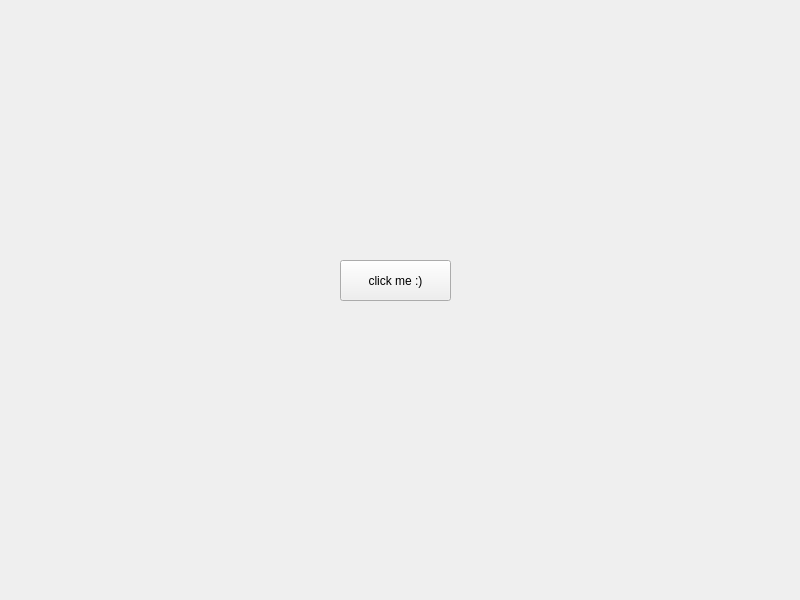
<?xml version="1.0" encoding="UTF-8"?>
<ui version="4.0">
 <class>Form</class>
 <widget class="QWidget" name="Form">
  <property name="geometry">
   <rect>
    <x>0</x>
    <y>0</y>
    <width>800</width>
    <height>600</height>
   </rect>
  </property>
  <property name="windowTitle">
   <string>Form</string>
  </property>
  <widget class="QPushButton" name="btn">
   <property name="geometry">
    <rect>
     <x>340</x>
     <y>260</y>
     <width>111</width>
     <height>41</height>
    </rect>
   </property>
   <property name="text">
    <string>click me :)</string>
   </property>
  </widget>
 </widget>
 <resources/>
 <connections/>
</ui>
